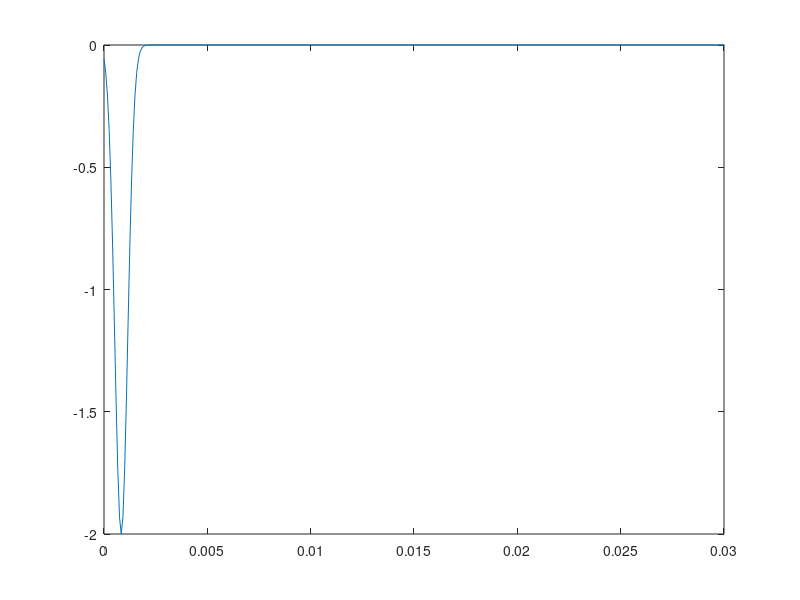

MATLAB code to generate this figure: (Note: this script raises an error after producing the figure.)
%3D implementation
% S Durbridge 
% 2016

%%Initz Matlab
clear all;
% close all;
% figure(1);
% figure( 'color', 'w');
% figure(2);
% figure( 'color', 'w');
%%Initz Variables

%Units

%Distance
meters      = 1;
centimeters = 1e-2 * meters;
millimeters = 1e-3 * meters;
inches      = 2.54 * centimeters;
feet        = 12 * inches;
%Time
seconds     = 1; 
hertz       = 1/seconds;
kilohertz   = 1e3 * hertz;
megahertz   = 1e6 * hertz;
gigahertz   = 1e9 * hertz;

% constants
c     = 343 * meters / seconds; %Speed of sound m/s
rho    = 1.21; %Density of air kg/m^3
p0 = 2*10^-5;
cstab = 2/(pi*sqrt(3));
%% Initz Winodws
figure(1);
set(1, 'WindowStyle', 'Docked')
figure(2);
set(2, 'WindowStyle', 'Docked')
%% Hard Coded Variables

%Maximum calculation frequency
fmax = 1000 * hertz;
% dt = 1/fmax;
% %grid size
% gx = c * dt / cstab;
% gy = c * dt / cstab;
% gz = c * dt / cstab;
gx = (c / (6*fmax));
gy = (c / (6*fmax));
gz = (c / (6*fmax));
dt = ((1/c)*gx)/2;
%Dims
%Dim Size (m)
lx = 5*meters;
ly = 4*meters;
lz = 3*meters;

xcells = ceil(lx/gx);
ycells = ceil(ly/gy);
zcells = ceil(lz/gz);

%Boundary Absorption Coefs (0 to 1)
alphaL = 0.45;
alphaR = 0.45;
alphaF = 0.45;
alphaB = 0.45;
alphaT = 0.45;
alphaG = 0.45;

%number of sources
snum = 2;
%source locations
% s1loc = [ceil(xcells/3) ceil(ycells/3)];
% s2loc = [ceil(xcells/1.5) ceil(ycells/1.5)];%source frequency
% s1loc = [ceil((ly/gy)/2) ceil((lx/gx)/2) ceil((lz/gz)/2)] ;
% s2loc = [ceil((ly/gy)/4) ceil((lx/gx)/2) ceil((lz/gz)/4)];%source frequency
% sourcelocations = [ceil((1/gy)) ceil(1/gx) ceil(1/gz);...
%                     ceil((1/gy)) ceil(1/gx) ceil(1/gz)];
sourcelocations = [ceil(xcells/2) ceil(ycells/2) ceil(zcells/2);...
                    ceil(xcells/2) ceil(ycells/2) ceil(zcells/2)];
s1Freq = 400;
s2Freq = 400;
%source phase
s1Phase = 0;
s2Phase = 0;
%Source amplitude 
A = 1;

%recieves position
% recieverleftloc = [ceil(lx/gx/2.42) ceil(ly/gx/8) ceil((lz/gz)/2)];
% recieverrightloc = [ceil(lx/gx/2.27) ceil(ly/gx/8) ceil((lz/gz)/2)];
% recieverleftloc = [floor((ycells/2) - (0.1/gy)) ceil((xcells/2)-2) ceil(zcells/2)];
% recieverrightloc = [ceil((ycells/2) + (0.1/gy)) ceil((xcells/2)+2) ceil(zcells/2)];
recieverleftloc = [ceil(ycells/2) ceil(xcells/2) ceil(zcells/2)];

recieverrightloc = [ceil((ycells/2) + (0.1/gy)) ceil((xcells/2)+2) ceil(zcells/2)];


%Time of sim
% dt = 1/ (c*sqrt(3/(gx)^2));
% dt = 1/ (c*sqrt((1/(gy^2))+(1/(gx^2))+(1/(gz^2))));
% dt = 3.35563e-4;
T = 0.3 ;

% generate the source(s) & determine number of time steps needed

tnum = ceil(T/dt);
source1 = zeros(1,tnum);
source2 = zeros(1,tnum);
% %           t0 = ceil(T/dt) + 1;
%             t0 = 10;
%             t1 = 0 : dt : T;
%             phi = s1Phase*pi;
%             y = A*sin(2*pi*s1Freq*t1 + phi);
%             gain = linspace(0, 1, ceil(length(y)/10));
%             temp = ones(1, length(y));
%             temp(1 : ceil(length(y)/10)) = gain;
%             y = y.*temp;
%             source1(1, t0 : t0 + ceil(T/dt) - 1) = y;
% source1(1,11:1811) = (sin(0:(pi/1800)*2:(2*pi)))*(p0*10^(100/10));
% source2(1,11:1811) = (sin(0:(pi/1800)*2:(2*pi)))*(p0*10^(100/10));
%% Source 1 Gauss
% fc = 0.05;     % Cutoff frequency (normalised 0.5=nyquist)
% n0 = 30;        % Initial delay (samples)
% sigma=sqrt(2*log(2))/(2*pi*(fc/dt));
% n=0:tnum;
% source1=exp(-dt^2*(n-n0).^2/(2*sigma^2)).*(10^-12*10^(80/20));
% for n = 37 : length(source1)
%     if(source1(n) < 0)
%        source1(n) = 0; 
%     end
% end
%% Source 1 step
% source1(1,5:7) = ones(1,3).*(10^-12*10^(40/20));
% for n = ceil(tnum/10) : 1 : ceil(tnum/10) + 9 
% source1(n) = source1((n-1) * 2);       
% source2(n) = source2((n-1) * 2);
% end

% source1 = decimate(source1, 2, 'fir')';
% source1 = interp(source1, 2);
% source1=filter([1 -1], [1 -0.995], source1); % DC Blocker
% source1 = source1 .* (p0*10^(100/10));
% for n = ceil(tnum/10) : 1 : ceil(tnum/10) + 9 
% source1(n) = source1((n-1) * 2);       
% source2(n) = source2((n-1) * 2);
% end
% %             t0 = ceil(T/dt) + 1;
%             t0 = 10;
%             t1 = 0 : dt : T;
%             phi = s2Phase*pi;
%             y = A*sin(2*pi*s2Freq*t1 + phi);
%             gain = linspace(0, 1, ceil(length(y)/10));
%             temp = ones(1, length(y));
%             temp(1 : ceil(length(y)/10)) = gain;
%             y = y.*temp;
%             source2(1, t0 : t0 + ceil(T/dt) - 1) = y;
figure(4);
fc = 0.05;     % Cutoff frequency (normalised 0.5=nyquist)
n0 = 10;        % Initial delay (samples)
sigma=sqrt(2*log(2))/(2*pi*(fc/dt));
n=0:tnum;
source1=exp(-dt^2*(n-n0).^2/(2*sigma^2));
source1 = -(((2*10^-5)*10^(100/20))*source1);
source1(source1 > (2*10^-5)) = (2*10^-5);
plot(0:dt:(length(source1)-1)*dt,source1);
xlim([0 0.03]);
drawnow;
figure(2);
% initialize the velocity and pressure matrices (matrices are set up in a
% y by x fashion to properly display the 2D space (y = rows, x = columns))
p = ones(ycells - 1, xcells - 1, zcells - 1)*(2*10^-5);
ux = zeros(ycells - 1, xcells, zcells - 1);
uy = zeros(ycells, xcells - 1, zcells - 1);
uz = zeros(ycells - 1, xcells - 1, zcells);

% set up the multiplication constants for the update equations
uCx = dt/(gx*rho);
uCy = dt/(gy*rho);
uCz = dt/(gz*rho);
pCx = c^2*rho*dt/gx;
pCy = c^2*rho*dt/gy;
pCz = c^2*rho*dt/gz;

% set the wall reflection coefficients
% if alphaX = 0, then slightly adjust to avoid infinite characteristic
% impedance.
if alphaR == 0
   alphaR = 1e-016; 
end
if alphaL == 0
   alphaL = 1e-016; 
end
if alphaF == 0
   alphaF = 1e-016; 
end
if alphaB == 0
   alphaB = 1e-016; 
end
if alphaT == 0
   alphaT = 1e-016; 
end
if alphaG == 0
   alphaG = 1e-016; 
end
% set the characteristic impedances of the walls
ZR = rho*c*(1 + sqrt(1 - alphaR))/(1 - sqrt(1 - alphaR));
ZL = rho*c*(1 + sqrt(1 - alphaL))/(1 - sqrt(1 - alphaL));
ZF = rho*c*(1 + sqrt(1 - alphaF))/(1 - sqrt(1 - alphaF));
ZB = rho*c*(1 + sqrt(1 - alphaB))/(1 - sqrt(1 - alphaB));
ZT = rho*c*(1 + sqrt(1 - alphaT))/(1 - sqrt(1 - alphaT));
ZG = rho*c*(1 + sqrt(1 - alphaG))/(1 - sqrt(1 - alphaG));
% calulcate the coefficients used for the boundary conditions
Rx = rho*gx/dt;
Ry = rho*gy/dt;
Rz = rho*gz/dt;

% plot vectors
linex = linspace(0, lx - gx, xcells-1);
liney = linspace(0, ly - gy, ycells-1);
linez = linspace(0, lz - gz, zcells-1);

%Initialize recording vectors
leftear = zeros(1,tnum);
rightear = zeros(1,tnum);
meanpstore = zeros(1,tnum);

%Set zsliceloc
[xvec, yvec, zvec] = meshgrid(0 : gx : gx * (xcells-2),...
    0 : gy : gy * (ycells-2), 0 : gz : gz * (zcells-2));

% loop to update the velocities and pressures over the time steps, n
n = 1;
% while or((mean(mean(mean(abs(real(p(:,:,:)))))) > (p0 * 10^(60/10))),(n < (1600)))
% while or((meanpstore(n) > (max(meanpstore)-60)),(n < (1600)))
for n = 1:T/dt    
%     n = n + 1;
%     if mod(n,100)
%     (100/tnum)*n
%     end
    [idx] = SPARSEfun3DC(p, 10, p0);
    [p, ux, uy, uz] = SFDTD3DfunC(p, pCx, pCy, pCz, ux, uy, uz, uCx, uCy, uCz, Rx, Ry, Rz, ZL, ZR, ZT, ZB, ZF, ZB, idx);
    
    % Input source
    p(sourcelocations(1),sourcelocations(2),sourcelocations(3)) = p(sourcelocations(1),sourcelocations(2),sourcelocations(3)) - source1(n);
%     p(s2loc(1),s2loc(2)) = p(s2loc(1),s2loc(2)) + -source2(n);
%     power(n) = 20*log10(abs(max(p)));
%     leftear(n) = 10*log10(abs(real(p(recieverleftloc(1),recieverleftloc(2),recieverleftloc(3))))/p0);
%     rightear(n) = 10*log10(abs(real(p(recieverrightloc(1),recieverrightloc(2),recieverrightloc(3))))/p0);
%     %PLOTTING SECTION
%     leftear = real(10*log10(leftear/p0));
%     rightear = real(10*log10(rightear/p0));
    reciever(n) = p(recieverleftloc(1),recieverleftloc(2),recieverleftloc(3));
    signal(n) = real(10*log10(source1(n)/p0));
    meanpstore(n) = 10*log10(mean(mean(mean(abs(real(p)))))/p0);
    SFDTD3Dplotdomain(p, xcells, ycells, zcells, n, dt, p0);
%     patch(isocaps(idx,1),...
%    'FaceColor','interp','EdgeColor','none');
%     p1 = patch(isosurface(idx,1),...
%    'FaceColor','blue','EdgeColor','none');
%     isonormals(idx,p1);
%     view(3); 
%     axis vis3d tight
%     camlight left
%     colormap('jet');
%     lighting gouraud
%     drawnow;
    %         xslice = ceil(xcells/2); 
%         yslice = ycells-1; 
% %         zslice = (ceil(zcells-1)/2);
% %         slice(abs(p),xslice,yslice,zslice)
%         zslice = (ceil(zcells-1)/2);
% %         figure(1);
%         slice(abs(p),[xcells-1 ceil(xcells/2)],ycells-1,zslice) 
% %         shading interp;
%         title(sprintf('Time = %.6f s Max P = %.3f dB',n*dt,10*log10(real(max(max(max(abs(p(:,:,:))))))/p0)),...
%             'Color',[0 0 0],'FontSize', 14);
%         xlabel('Width (meters)', 'Color', [0 0 0]);
%         ylabel('Length (meters)', 'Color', [0 0 0]);
% 
%         drawnow();
end
% figure(3);
%         subplot(2,1,1);
%         plot(dt:dt:n*dt, leftear(1:n));
%         hold on;
%         plot(dt:dt:n*dt, rightear(1:n));
%         plot(dt:dt:n*dt, meanpstore(1:n));
%         hold off;
%         legend('left','right', 'mean over grid')
%         title((sprintf('Current P recieved by listener = %.3f dB & The total sim time was %.6f',(rightear(n)),n*dt)),...
%             'Color',[0 0 0],'FontSize', 14);
%         ylim([0 max(signal)]);
%         subplot(2,1,2);
%         plot(dt:dt:n*dt, signal(1:n));
%         title('whats sent out by the source');
%         ylim([-100 max(signal)]);

